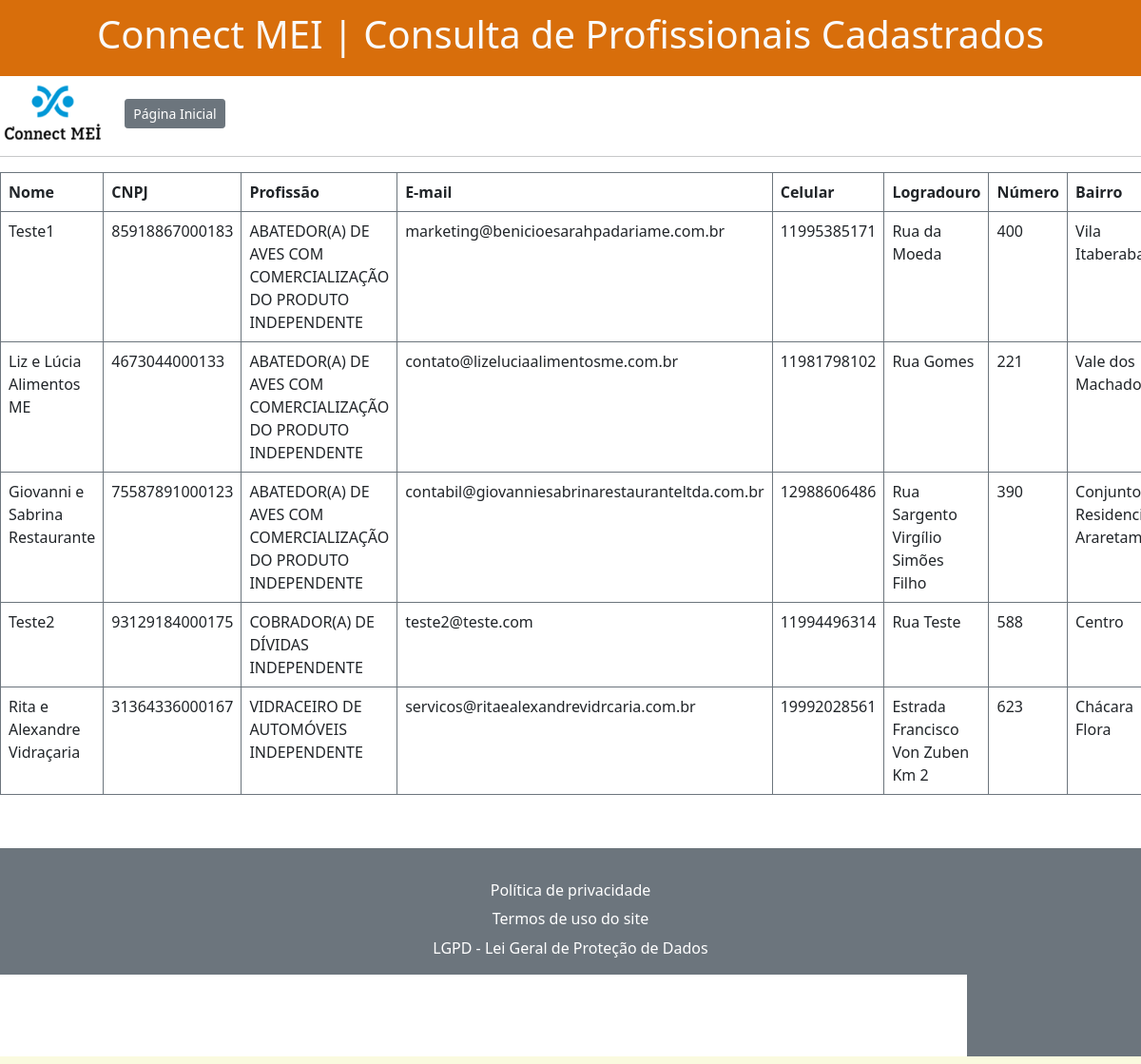
/consultapj, run on the app's committed database.
### app.py (models this page shows, shortened)
class PessoaJuridica(db.Model):
    __tablename__ = "pessoasjuridicas"
    idpj = db.Column(db.Integer, primary_key=True, autoincrement=True)
    nomepj = db.Column(db.String, nullable=False)
    cnpj = db.Column(db.Integer, nullable=False, unique=True)
    profissao_nome = db.Column(db.String, nullable=False)
    emailpj = db.Column(db.String, nullable=False, unique=True)
    celularpj = db.Column(db.String, nullable=False, unique=True)
    logradouropj = db.Column(db.String, nullable=False)
    numeropj = db.Column(db.String, nullable=False)
    bairropj = db.Column(db.String, nullable=False)
    cidadepj = db.Column(db.String, nullable=False)
    ufpj = db.Column(db.String, nullable=False)
    ceppj = db.Column(db.Integer,nullable=False)
    senhapj = db.Column(db.String, nullable=False)

### app.py (the view)
@app.route("/consultapj", methods=['GET'])
def consultapj():
    pessoasjuridicas = PessoaJuridica.query.order_by('profissao_nome')
    return render_template("consultapj.html", pessoasjuridicas=pessoasjuridicas)

### templates/consultapj.html (shortened to what this page needs)
<!DOCTYPE html>
<html lang="pt-br">
  <head>
    <link rel="stylesheet" href="../static/styles/listapf.css" />
    <link
      href="https://cdn.jsdelivr.net/npm/bootstrap@5.1.3/dist/css/bootstrap.min.css"
      rel="stylesheet"
    />
  </head>
  <body>
    <div class="paragrafo-home-topo">
      <h1 class="titulo" style="width: 100%">
        Connect MEI | Consulta de Profissionais Cadastrados
      </h1>
      <a class="navbar-brand" href="#">
        <img
          class="mt-0"
          src="{{ url_for('static', filename ='img/logo.png')}}"
          alt="logo ConnectMEI"
          width="110"
          height="60"
        />
      </a>
      <a href="{{ url_for('index')}}"
        ><button type="button" class="btn btn-secondary btn-sm">
          Página Inicial
        </button></a
      >
    </div>
    <hr />
    <div class="table-responsive">
      <table border="1" class="table table-bordered border-secondary">
        <tr>
          <td class="fw-bold">Nome</td>
          <td class="fw-bold">CNPJ</td>
          <td class="fw-bold">Profissão</td>
          <td class="fw-bold">E-mail</td>
          <td class="fw-bold">Celular</td>
          <td class="fw-bold">Logradouro</td>
          <td class="fw-bold">Número</td>
          <td class="fw-bold">Bairro</td>
        </tr>
        {% for pessoajuridica in pessoasjuridicas %}
        <tr>
          <td>{{ pessoajuridica.nomepj }}</td>
          <td>{{ pessoajuridica.cnpj }}</td>
          <td>{{ pessoajuridica.profissao_nome }}</td>
          <td>{{ pessoajuridica.emailpj }}</td>
          <td>{{ pessoajuridica.celularpj }}</td>
          <td>{{ pessoajuridica.logradouropj }}</td>
          <td>{{ pessoajuridica.numeropj }}</td>
          <td>{{ pessoajuridica.bairropj }}</td>
        </tr>
        {% endfor %}
      </table>
    </div>
    <br />
    <footer class="bg-secondary pb-3">
      <div class="footer-links">
        <a class="link-footer mt-3" href="#">Política de privacidade</a>
        <a class="link-footer" href="#">Termos de uso do site</a>
        <a class="link-footer" href="#"
          >LGPD - Lei Geral de Proteção de Dados</a
        >
      </div>
      <div class="texto-footer">
        <p>
          Desenvolvido no Projeto Integrador do Curso de Engenharia da Computação - Turma 2020 - Grupo 5 do polo Formosa |
          UNIVESP
        </p>
        <p>&COPY; 2021 Connect MEI</p>
      </div>
    </footer>
  </body>
</html>

### static/styles/listapf.css (style rules this page uses)
html, body, main { margin: 0; padding: 0; text-decoration: none; font-family: 'Segoe UI', Tahoma, Geneva, Verdana, sans-serif; background-color: #fafadf; }
.paragrafo-home-topo { margin-top: -0.5em; }
.titulo { background-color: #d86e0b !important; text-align: center; font-weight: 500; font-size: 2.5em; padding: 0.5em; width: 100vw; color: #fafafa; }
.link-footer { display: grid; text-decoration: none; font-weight: 500; color: #fff; text-align: center; padding: 0.2em; cursor: pointer; }
.link-footer:nth-child(1) { padding-top: 2em; }
.texto-footer { padding-top: 1em; text-align: center; color: #000; font-weight: 700; font-size: 0.8em !important; }

### data on the page
PessoaJuridica: nomepj "Teste1", cnpj "85918867000183", profissao_nome "ABATEDOR(A) DE AVES COM COMERCIALIZAÇÃO DO PRODUTO INDEPENDENTE", emailpj "marketing@benicioesarahpadariame.com.br", celularpj "11995385171", logradouropj "Rua da Moeda", numeropj "400", bairropj "Vila…"
PessoaJuridica: nomepj "Liz e Lúcia Alimentos ME", cnpj "4673044000133", profissao_nome "ABATEDOR(A) DE AVES COM COMERCIALIZAÇÃO DO PRODUTO INDEPENDENTE", emailpj "contato@lizeluciaalimentosme.com.br", celularpj "11981798102", logradouropj "Rua Gomes", numeropj "221", bairropj "Vale dos…"
PessoaJuridica: nomepj "Giovanni e Sabrina Restaurante", cnpj "75587891000123", profissao_nome "ABATEDOR(A) DE AVES COM COMERCIALIZAÇÃO DO PRODUTO INDEPENDENTE", emailpj "contabil@giovanniesabrinarestauranteltda.com.br", celularpj "12988606486", logradouropj "Rua Sargento Virgílio Simões Filho", numeropj "390", bairropj "Conjunto…"
PessoaJuridica: nomepj "Teste2", cnpj "93129184000175", profissao_nome "COBRADOR(A) DE DÍVIDAS INDEPENDENTE", emailpj "teste2@teste.com", celularpj "11994496314", logradouropj "Rua Teste", numeropj "588", bairropj "Centro"
PessoaJuridica: nomepj "Rita e Alexandre Vidraçaria", cnpj "31364336000167", profissao_nome "VIDRACEIRO DE AUTOMÓVEIS INDEPENDENTE", emailpj "servicos@ritaealexandrevidrcaria.com.br", celularpj "19992028561", logradouropj "Estrada Francisco Von Zuben Km 2", numeropj "623", bairropj "Chácara Flora"
